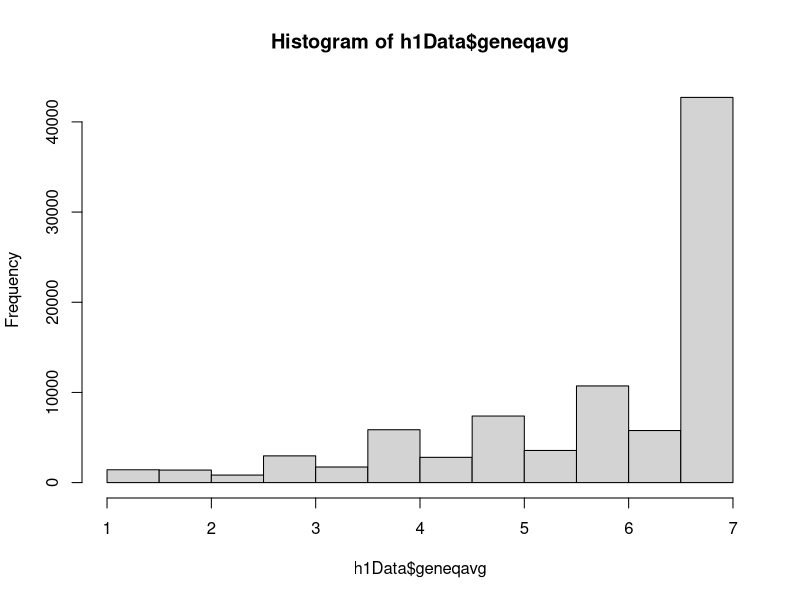
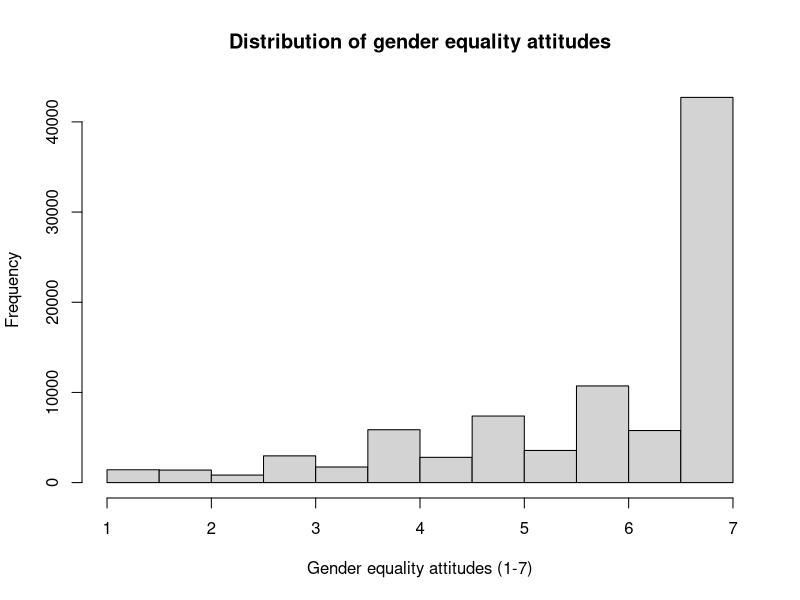

Generate these figures, in order, with R: (Note: this script raises an error after producing the figures.)
## ---- chunk 1
# Open the project's .Rproj file before running chunks.
# Install psych once in the Console if needed: install.packages("psych")

h1Data <- read.csv("DATA/processed_data/CLAProject_h1.csv")
h2Data <- read.csv ("DATA/processed_data/CLAProject_h2.csv")

h1Data$educ <- as.numeric((h1Data$cot_educ))


## ---- chunk 2
# A histogram groups numerical values into intervals (bins).
# Bar height shows how many observations fall in each interval.
# Start by looking at the distribution before calculating summary statistics.
hist(h1Data$geneqavg)
  # Add readable labels to the same histogram.
    hist(h1Data$geneqavg,
         main="Distribution of gender equality attitudes",
         xlab = "Gender equality attitudes (1-7)")
    
hist(h1Data$educ)
  # Add readable labels to the same histogram.
    hist(h1Data$educ,
         main="Distribution of educational attainment",
         xlab = "Educational attainment (1-7), 1=None; 2=Primary; 3=Secondary; 4=High school/technical college; 5=Bachelor; 6=Master; 7=PhD/MD/JD or equivalent",
         cex.lab=0.4
         )

    #Histogram text size editing 
         # cex.main=0.8, # Title size
         # cex.lab=0.8, # X & Y axis label
         # cex.axis=0.7, # Axis tick numbers size
         # cex.sub = 0.7 # Subtitle size 
  
hist(h2Data$attractimp)
  # Add readable labels to the same histogram.
  hist(h2Data$attractimp,
       main="Distribution of importance of looking attractive",
       xlab = "Importance of looking attractive (1-9)")

hist(h2Data$commitmentavg)
    # Add readable labels to the same histogram.
  hist(h2Data$commitmentavg,
       main="Distribution of relationship commitment",
       xlab = "Relationship Commitment (1-5)")


## ---- chunk 3
# Mean: add the scores and divide by the number of observed responses.
mean(h1Data$geneqavg, na.rm=TRUE)
mean(h1Data$educ, na.rm=TRUE)


mean(h2Data$attractimp, na.rm=TRUE)
mean(h2Data$commitmentavg, na.rm=TRUE)

# Median: the middle score after sorting the responses.
median(h1Data$geneqavg, na.rm=TRUE)
median(h1Data$educ, na.rm=TRUE)

median(h2Data$attractimp, na.rm=TRUE)
median(h2Data$commitmentavg, na.rm=TRUE)

# Table: count how many people are in each category.
table(h1Data$geneqavg, useNA = "ifany")
table(h1Data$educ, useNA = "ifany")


table(h2Data$attractimp, useNA = "ifany")
table(h2Data$commitmentavg, useNA = "ifany")


# Range: return the minimum and maximum, rather than their difference.
range(h1Data$geneqavg, na.rm=TRUE)

range(h2Data$attractimp, na.rm=TRUE)
range(h2Data$commitmentavg, na.rm=TRUE)

# IQR: the 75th percentile minus the 25th percentile.
IQR(h1Data$geneqavg, na.rm=TRUE)
IQR(h1Data$educ, na.rm=TRUE)

IQR(h2Data$attractimp, na.rm=TRUE)
IQR(h2Data$commitmentavg, na.rm=TRUE)

## ---- chunk 4
# scale() uses z = (original score - mean) / standard deviation by default.
# Keep the original importance of attractiveness scores and store the standardized values separately.
# scale() returns a matrix; as.numeric() makes a simple numeric column.

# (h2Data$attractimp - mean(h2Data$attractimp,na.rm=TRUE))/sd(h2Data$attractimp,na.rm=TRUE)

h2Data$attractimp_z <- scale(h2Data$attractimp)
  #this is the function that does the same thing as the above, long written out code 

# Standardized scores have mean approximately 0 and standard deviation 1.
mean(h2Data$attractimp_z, na.rm=TRUE)
sd(h2Data$attractimp_z, na.rm=TRUE)

# Standardize commitment avg var 
h2Data$commitmentavg_z <- scale(h2Data$commitmentavg)
  #Check 
mean(h2Data$commitmentavg_z, na.rm=TRUE)
sd(h2Data$commitmentavg_z, na.rm=TRUE)

# Standardize gender equality attitudes avg var 
h1Data$geneqavg_z <- scale(h1Data$geneqavg)
  #Check
mean(h1Data$geneqavg_z, na.rm=TRUE)
sd(h1Data$geneqavg_z, na.rm=TRUE)

## ---- chunk 5
# Covariance describes whether two variables tend to move together.
# Positive: higher values tend to occur together. Negative: higher values tend to accompany lower values.
# Its size depends on the units and is not restricted to -1 through 1.
cov(h1Data$educ, h1Data$geneqavg, use="complete.obs")

cov(h2Data$commitmentavg, h2Data$attractimp, use="complete.obs")

# Pearson correlation expresses a linear association on a -1 to 1 scale.
cor(h1Data$educ, h1Data$geneqavg, use="complete.obs")

cor(h2Data$commitmentavg, h2Data$attractimp, use="complete.obs")

# Select numerical variables only; do not include participant IDs or category codes.

corData1 <- h1Data[, c("educ", "geneqavg")]

corData2 <- h2Data[, c("attractimp", "commitmentavg")]

# A correlation matrix gives the correlation for each pair of columns.
# The diagonal is 1 because each variable is correlated with itself.

cor(corData1, use="complete.obs")

cor(corData2, use="complete.obs")


## ---- chunk 6
# summary() reports minimum, quartiles, median, mean, maximum, and missing counts when present.
summary(corData1)

summary(corData2)


# psych::describe() reports n, mean, SD, median, minimum, maximum, range width (max minus min), skewness, kurtosis, and other summaries.
# However it does not report every statistic above: compute IQR, cov(), and cor() separately.

psych::describe(corData1)

psych::describe(corData2)
